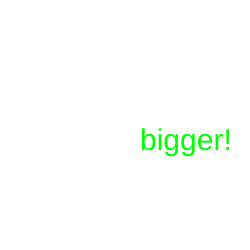
Frame 1 (no input)
Frame 60 (no input): identical to frame 1, image omitted
Frame 120 (the mouse pressed at the canvas centre since frame 60): identical to frame 1, image omitted

The p5.js sketch that drew this single still picture (run headless with seeded random() and noise() and a simulated clock; from frame 60 on, the mouse is pressed at the canvas centre):

// p5.js sketch
// ── sketch.js
// setup function - used for commands that need to run only once
function setup()
{
  // only put code here that you want to happen one time, 
  // at the start of your program

  // create a canvas element on the page
  createCanvas(250, 250);
  
  // set a larger text size 
  textSize(30); 
  
  // set a fill color
  fill(0, 255, 0);

  // write some text 
  text("bigger!", 140, 150);
}

// draw function - used for commands that need to be repeated
function draw()
{
}
